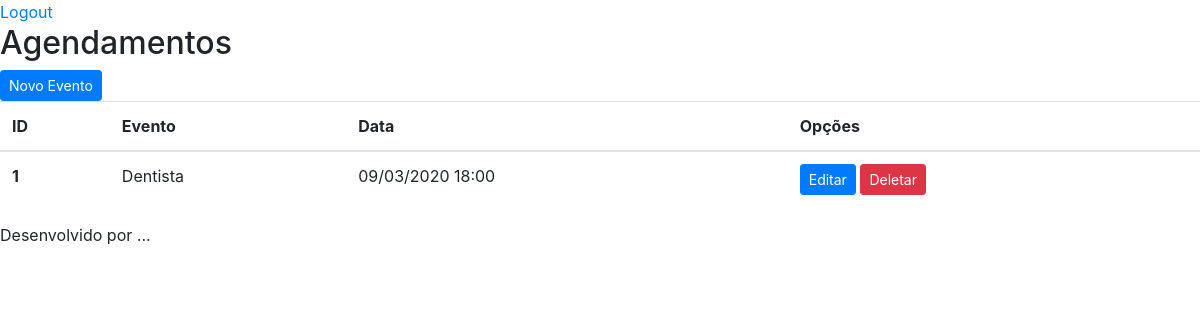
/agenda/ (signed in), run on an earlier commit of the app's database.
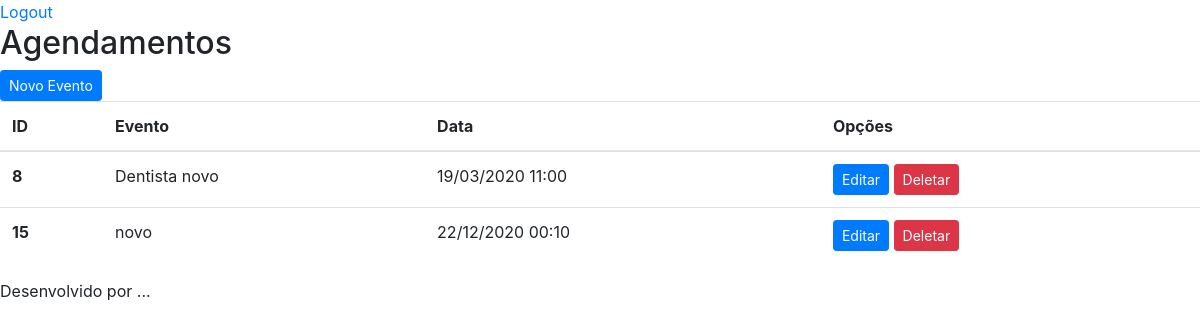
And on a later commit of the database.
### core/models.py (models this page shows, shortened)
class Evento(models.Model):
    titulo = models.CharField(max_length=100, verbose_name='Título')
    descricao = models.TextField(
                                blank=True,
                                null=True,
                                verbose_name='Descrição',
                                )
    local_evento = models.CharField(
                                    max_length=50,
                                    blank=True,
                                    null=True,
                                    verbose_name='Local do evento'
                                    )
    data_evento = models.DateTimeField(verbose_name='Data do eventos')
    data_cricao = models.DateTimeField(auto_now=True,
                                       verbose_name='Data da criação')
    usuario = models.ForeignKey(User, on_delete=models.CASCADE)
    class Meta:
        db_table = 'evento'
    def get_data_evento(self):
        return self.data_evento.strftime('%d/%m/%Y %H:%M')
    def get_data_evento_atrasado(self):
        return self.data_evento < datetime.now()

### core/views.py (the view)
# urls.py: path('agenda/', views.eventos_lista, name='agenda'),
@login_required()
def eventos_lista(request):
    usuario = request.user
    current_date = datetime.now() - timedelta(hours=1)
    eventos = models.Evento.objects.filter(usuario=usuario,
                                           data_evento__gt=current_date)
    data = {'eventos': eventos}
    return render(request, 'agenda.html', data)

### templates/agenda.html
{% extends 'model-page.html' %}
{% block content %}
    <h2>Agendamentos</h2>
    <a href="{% url 'evento_create' %}" class="btn btn-primary btn-sm">
        Novo Evento
    </a>
    <table class="table">
      <thead>
        <tr>
          <th scope="col">ID</th>
          <th scope="col">Evento</th>
          <th scope="col">Data</th>
          <th scope="col">Opções</th>
        </tr>
      </thead>
      <tbody>
        {% for evento in eventos %}
        <tr {% if evento.get_data_evento_atrasado %} class="p-3 mb-2 bg-danger text-white" {% endif %}>
          <th>{{ evento.id }}</th>
          <td>{{ evento.titulo }} </td>
          <td>{{ evento.get_data_evento }}</td>
          <td>
              <a href="{% url 'evento_update' evento.id %}" class="btn btn-primary btn-sm">Editar</a>
              <a href="{% url 'evento_delete' evento.id %}" class="btn btn-danger btn-sm">Deletar</a>
          </td>
        </tr>
        {% endfor %}
      </tbody>
    </table>
{% endblock %}

What changed in the data, as far as the page shows it:
removed Evento: id "1", titulo "Dentista", get_data_evento "09/03/2020 18:00"
added Evento: id "8", titulo "Dentista novo", get_data_evento "19/03/2020 11:00"
added Evento: id "15", titulo "novo", get_data_evento "22/12/2020 00:10"
